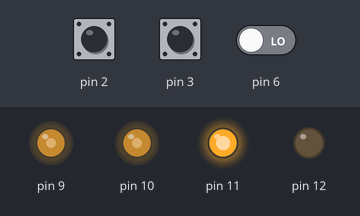
Recording of a sketch running on a simulated Arduino Uno, built with avr-gcc and run on an emulated ATmega328P. On the bench: output pins drawn as LEDs (lit = HIGH). The test bench sets the inputs (shaded band); at power-on: pin 3 HIGH, pin 2 HIGH, pin 6 LOW.

Above: at 1.2 s.
1.3 s: pin 3 pulled LOW for 0.15 s
Timing chart, 0 to 4.3 s (numbered marks = the images above; inputs shaded):
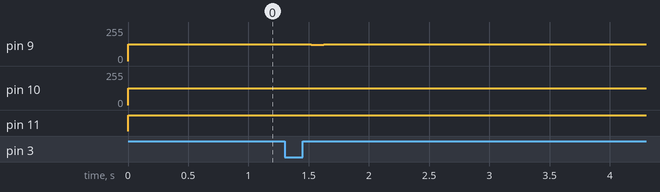

The sketch:

Avanza_Gira.ino
```cpp
#include "digitalWriteFast.h"

//Contadores de los encorders
volatile int ISRCounter_I = 0;
volatile int ISRCounter_D = 0;
int counter_I = 0,contant_I = 0;
int counter_D = 0,contant_D = 0;

//Variables para calcular la velocidad y el error
float vel_I,vel_D,eI,eD;

//Variables y constantes para el control PID

const float kp_I=20,ki_I=0.01,kd_I=40;
const float kp_D=20,ki_D=0.01,kd_D=55;
float Pi_D=0,Pi_I=0;
float PID_I,PID_D;

const float veld_I=0.5,veld_D=0.5;

//Variables de apoyo
const int l=100;

float dist_I,dist_D;


void setup() {
 pinMode(2, INPUT_PULLUP);
 pinMode(3, INPUT_PULLUP);
 pinMode(5,INPUT);
 pinMode(6,INPUT);
 pinMode(11,OUTPUT);
 pinMode(12,OUTPUT);
 attachInterrupt(digitalPinToInterrupt(3), motorI, RISING);
 attachInterrupt(digitalPinToInterrupt(2), motorD, RISING);
}

void loop(){

  gira(10*PI/180);
  para();
  avanza(30);
  para();

}

void para(){
 analogWrite(9,0);
 analogWrite(10,0);
 delay(500);
}

void avanza(float distanciad) {

    int i=0,j=0;
    float distancia=0;

    digitalWrite(11,HIGH);
    digitalWrite(12,HIGH);

    while(1){
    counter_I = ISRCounter_I;
    counter_D = ISRCounter_D;

    if(i==j){

      control();

      analogWrite(9,PID_I);
      analogWrite(10,PID_D);

      dist_I=4*PI*(counter_I-contant_I)/300;
      dist_D=4*PI*(counter_I-contant_I)/300;
      distancia+=(dist_I+dist_D)/2;

      contant_I=counter_I;
      contant_D=counter_D;
      j+=l;

    }

    if(distancia>distanciad)
     break;

    delay(1);
    i++;
    }
}

void gira(float angd) {

    int i=0,j=0;
    float angulo=-0.4;

    digitalWrite(11,HIGH);
    digitalWrite(12,LOW);

    while(1){
    counter_I = ISRCounter_I;
    counter_D = ISRCounter_D;

    if(i==j){

      control();

      analogWrite(9,PID_I);
      analogWrite(10,PID_D);

      dist_I=4*PI*-(counter_I-contant_I)/300;
      dist_D=4*PI*(counter_D-contant_D)/300;
      angulo+=(dist_D-dist_I)/12.5;
      contant_I=counter_I;
      contant_D=counter_D;
      j+=l;
    }


    if(angulo>angd)
      break;

    delay(1);

    i++;
    }
}

void control(){

    vel_I=velocidad(counter_I,contant_I);
    vel_D=velocidad(counter_D,contant_D);
    eI=veld_I-vel_I;
    eD=veld_D-vel_D;

   if(fabs(eI)<0.4)
    Pi_I+=ki_I*(eI)*l;
   if(fabs(eD)<0.4)
    Pi_D+=ki_D*(eD)*l;

   PID_I=PD(eI,kp_I,kd_I);
   PID_D=PD(eD,kp_D,kd_D);

   if(eI>0){
    PID_I+=Pi_I;
    PID_I= map(PID_I, 0, 30,90,200);//Mapeamos PID al rango de velocidades del motor para baje la velocidad del motor
    if(PID_I>200)
     PID_I=200;
   }
   else{
    PID_I-=Pi_I;
    PID_I= map(PID_I, 0, 15,90,0);//Mapeamos PID al rango de velocidades del motor para baje la velocidad del motor
    if(PID_I<0)
      PID_I=0;
   }

   if(eD>0){
    PID_D+=Pi_D;
    PID_D= map(PID_D, 0, 30,90,200);//Mapeamos PID al rango de velocidades del motor para baje la velocidad del motor
    if(PID_D>200)
      PID_D=200;
   }
   else{
    PID_D-=Pi_D;
    PID_D= map(PID_D, 0, 20,90,0);//Mapeamos PID al rango de velocidades del motor para baje la velocidad del motor
    if(PID_D<0)
     PID_D=0;
   }
}

float velocidad(int cont,int cont_ant){
  return (cont-cont_ant)*1.2/l;
}

float PD(float e,float kp,float kd){
 float Pp=fabs(e*kp);
 float Pd=kd*e/l;
 return Pp+Pd;
}

void motorI(){
 digitalReadFast(3) != digitalReadFast(6)?ISRCounter_I++:ISRCounter_I--;
}
void motorD(){
 (digitalReadFast(2) == digitalReadFast(5))?ISRCounter_D--:ISRCounter_D++;
}
```

Measured:
- after the input at 1.3 s, pin 9: 126/255 → 123/255 after 0.22 s, → 126/255 0.10 s later
